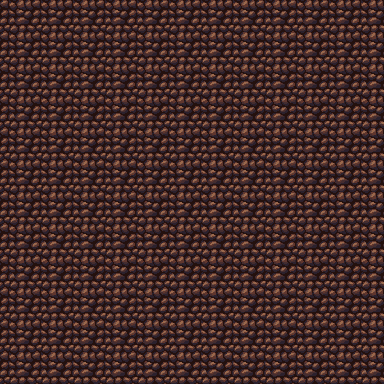

This game map was drawn from its Tiled (.tmx) file and the tilesets committed beside it. A one-line description and the full map source follow:
An orthogonal 12x12 tile map with 32x32 px tiles, 1 tile layer (Tile Layer 1).

<map version="1.4" tiledversion="1.4.1" orientation="orthogonal" renderorder="right-down" width="12" height="12" tilewidth="32" tileheight="32" infinite="0" nextlayerid="2" nextobjectid="1">
 <editorsettings>
  <export target="../New folder (2)" format="csv" />
 </editorsettings>
 <tileset firstgid="1" source="../ChunkTileset.tsx" />
 <layer id="1" name="Tile Layer 1" width="12" height="12">
  <data encoding="csv">
1,1,1,1,1,1,1,1,1,1,1,1,
1,1,1,1,1,1,1,1,1,1,1,1,
1,1,1,1,1,1,1,1,1,1,1,1,
1,1,1,1,1,1,1,1,1,1,1,1,
1,1,1,1,1,1,1,1,1,1,1,1,
1,1,1,1,1,1,1,1,1,1,1,1,
1,1,1,1,1,1,1,1,1,1,1,1,
1,1,1,1,1,1,1,1,1,1,1,1,
1,1,1,1,1,1,1,1,1,1,1,1,
1,1,1,1,1,1,1,1,1,1,1,1,
1,1,1,1,1,1,1,1,1,1,1,1,
1,1,1,1,1,1,1,1,1,1,1,1
</data>
 </layer>
</map>
